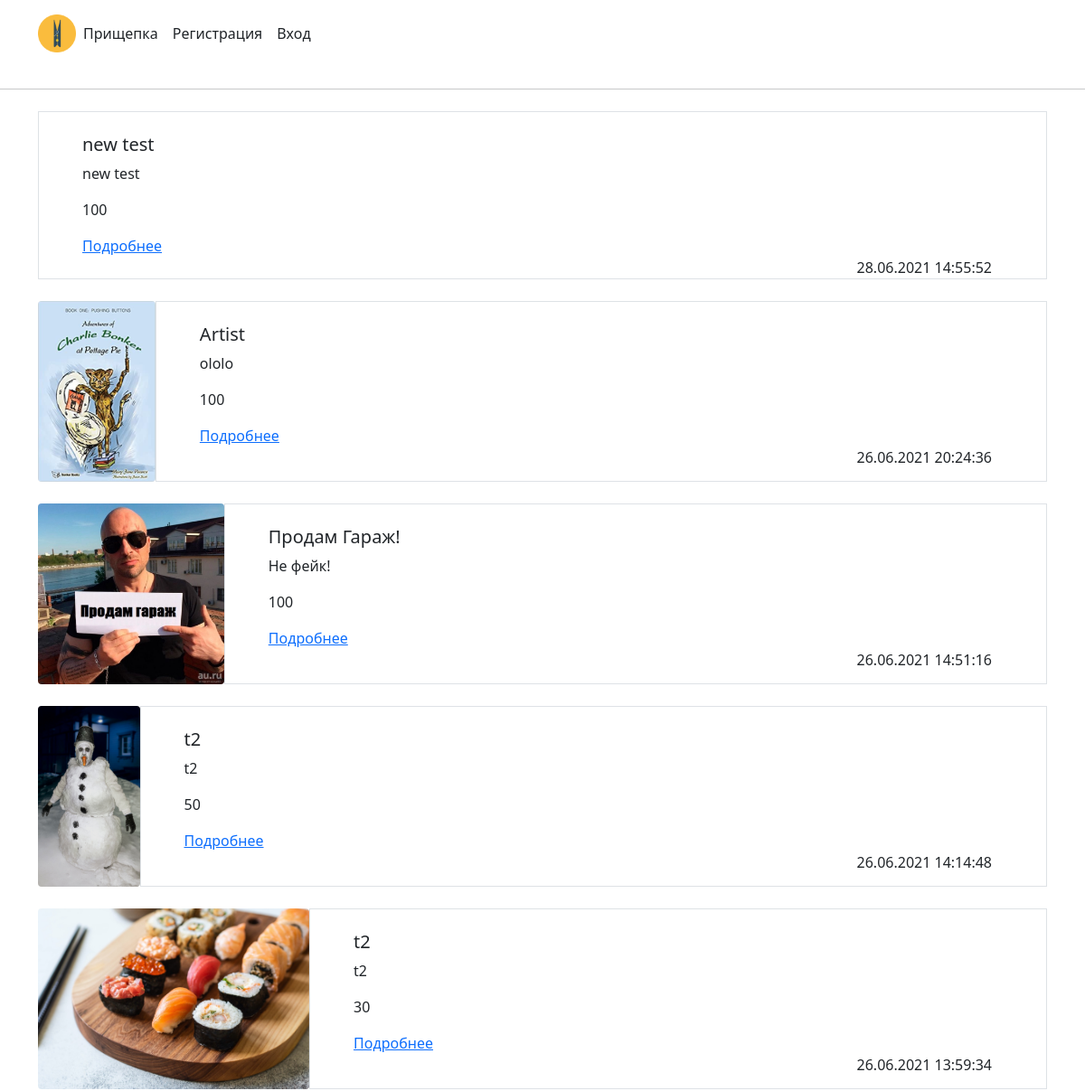
Before: / (upper part) with the older database file.
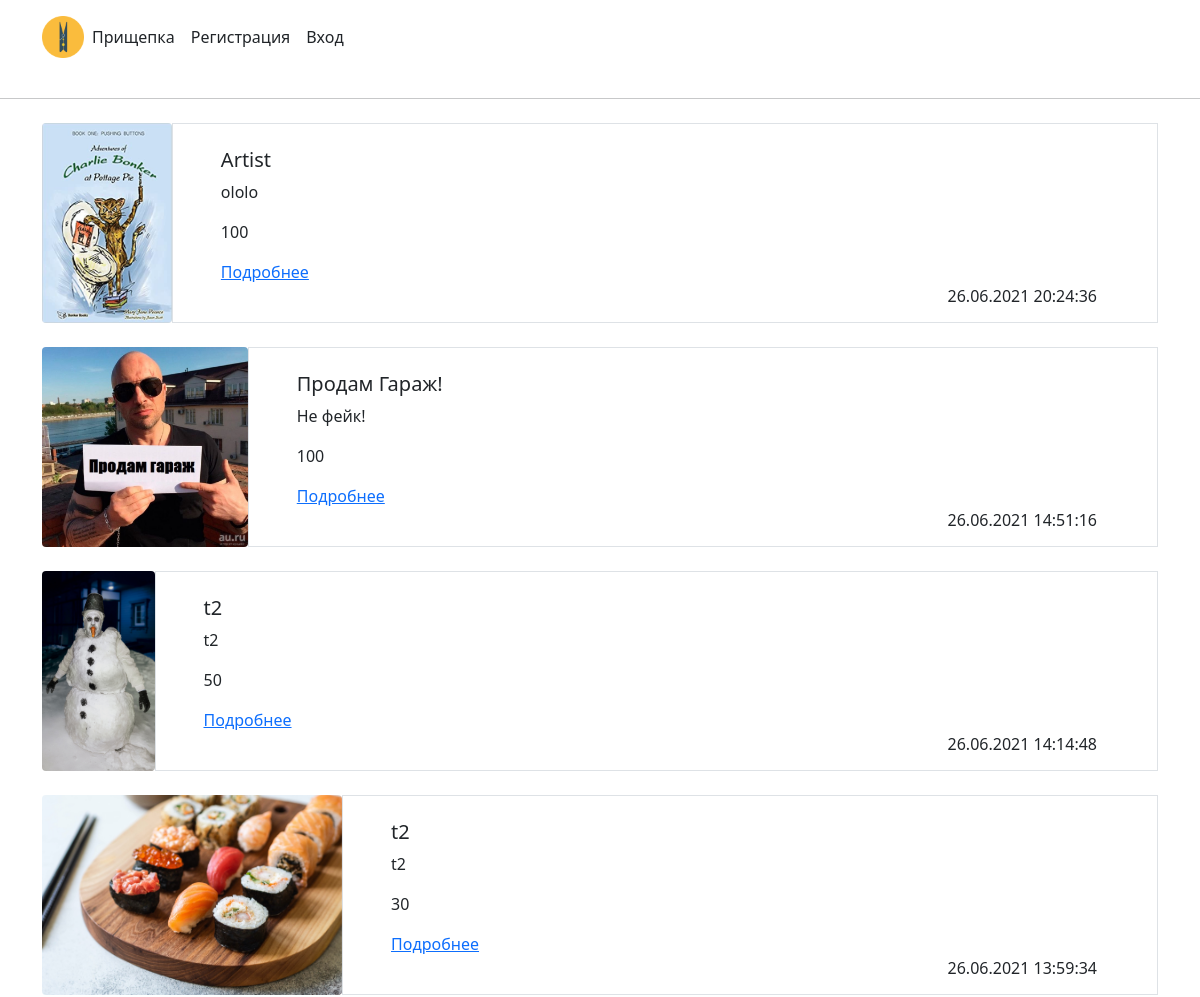
After: the same page with the newer database file.
### Services/models.py (models this page shows, shortened)
class Service(models.Model):
    picture = models.ImageField(upload_to='service', null=True, blank=True)
    title = models.CharField(max_length=200)
    descriptions = models.TextField()
    price = models.PositiveIntegerField()
    date_created = models.DateTimeField(auto_now_add=True)
    user = models.ForeignKey(User, on_delete=models.CASCADE, null=True)
    count = models.PositiveIntegerField(default=0)

### Services/views.py (the view)
# urls.py: path('', ServiceListView.as_view(), name='home'),
class ServiceListView(ListView):
    model = Service
    template_name = 'service/all_services.html'
    def get_context_data(self, *, object_list=None, **kwargs):
        context = super().get_context_data(**kwargs)
        context['services'] = Service.objects.order_by('-date_created')
        return context

### templates/service/all_services.html
{% extends 'base.html' %}
{% load static %}
{% block content %}
{% for service in services %}
<div class="container mt-4">
    <div class="d-flex position-relative mt-3">
      {% if service.picture %}
      <img src="{{ service.picture.url }}" height="200" class="rounded">
      {% endif %}
      <div class="container border px-5">
        <br>
        <h5 class="mt-0">{{ service.title }}</h5>
        <p>{{ service.descriptions }}</p>
        <p>{{ service.price }}</p>
        <a href="{% url 'detail' service.pk %}" class="stretched-link">Подробнее</a>
          <span class="container d-flex justify-content-end">
              {{ service.date_created|date:'d.m.Y H:i:s'}}
          </span>
      </div>
    </div>
</div>
{% endfor %}
{% endblock %}

Changed rows visible on the page:
removed Service: title "new test", descriptions "new test", price "100", date_created "28.06.2021 14:55:52"
